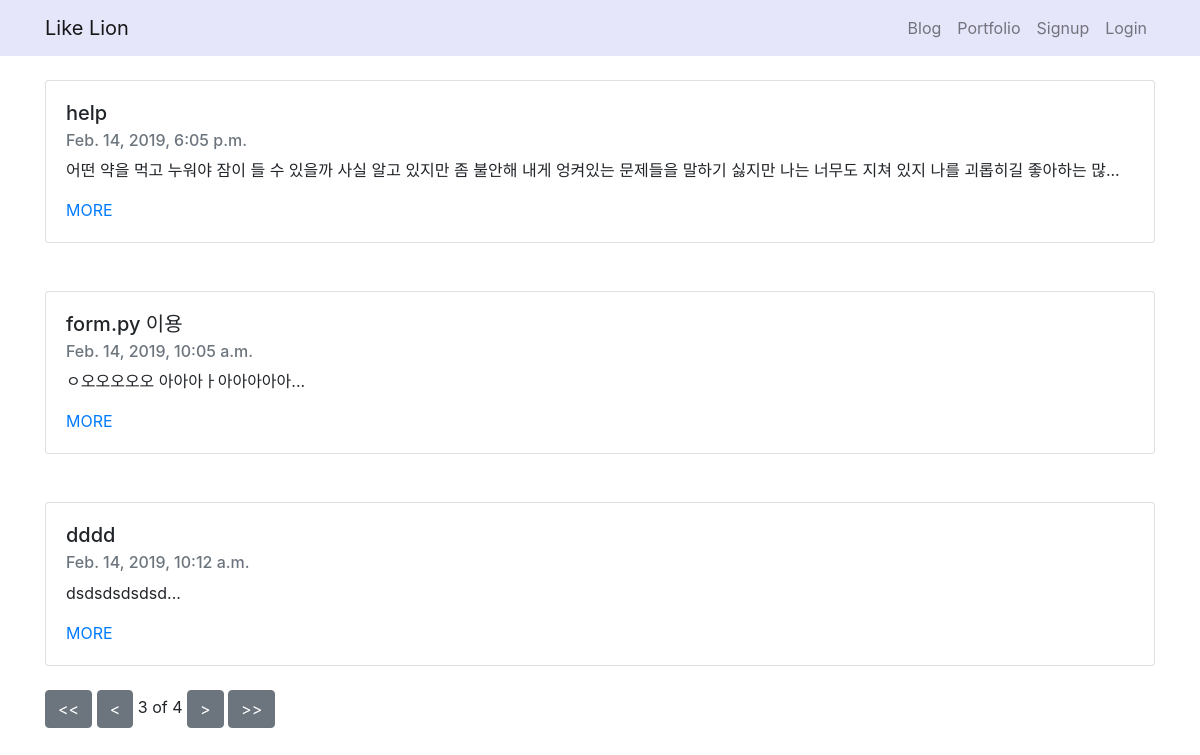
/?page=3, run on the app's committed database.
### blogapp/models.py (models this page shows, shortened)
class Blogapp(models.Model):
    title = models.CharField(max_length=200)
    pub_date = models.DateTimeField('date published')
    body = models.TextField()
    def summary(self):
        return self.body[:100]

### blogapp/views.py (the view)
# urls.py: 2. Add a URL to urlpatterns:  path('', views.home, name='home')
def home(request):
    blogs = Blogapp.objects
    blog_list = Blogapp.objects.all()
    paginator = Paginator(blog_list, 3)
    page = request.GET.get('page')
    posts = paginator.get_page(page)
    return render(request, 'home.html', {'blogs': blogs , 'posts' :posts })

### blogapp/templates/home.html
{% extends 'base.html' %}
{% block contents %}
    {% for blog in posts %}
        <div class="container">
            <br>
            <div class="card">
                <div class="card-body">
                    <h5 class="card-title">{{blog.title}}</h5>
                    <h6 class="card-subtitle mb-2 text-muted">{{blog.pub_date}}</h6>
                    <p class="card-text">{{blog.summary}}...</p>
                    <a href="{%url 'detail' blog.id %}" class="card-link">MORE</a>
                </div>
            </div>
        </div>
        <br>
    {% endfor %}
    <div class="container">
        {% if posts.has_previous %}
        <button class="btn btn-secondary"> <a href="?page=1" style="text-decoration: none; color:white"> <span> << </span></a> </button>
        <button type="button" class="btn btn-secondary" > <a href="?page={{posts.previous_page_number}}" style="text-decoration: none; color:white"> <span> < </span> </a></button>
        {% endif %}
        <span>{{posts.number}}</span>
        <span>of</span>
        <span>{{posts.paginator.num_pages}}</span>
        {% if posts.has_next %}
        <button type="button" class="btn btn-secondary"><a href="?page={{posts.next_page_number}}" style="text-decoration: none; color:white"> <span> > </span> </a></button>
        <button type="button" class="btn btn-secondary"><a href="?page={{posts.paginator.num_pages}}" style="text-decoration: none; color:white"> <span> >> </span> </a></button>
        {% endif %}
    </div>
{% endblock %}

### data on the page
Blogapp: title "help", pub_date "Feb. 14, 2019, 6:05 p.m.", summary "어떤 약을 먹고 누워야 잠이 들 수 있을까 사실 알고 있지만 좀 불안해 내게 엉켜있는 문제들을 말하기 싫지만 나는 너무도 지쳐 있지 나를 괴롭히길 좋아하는 많"
Blogapp: title "form.py 이용", pub_date "Feb. 14, 2019, 10:05 a.m.", summary "ㅇ오오오오오 아아아ㅏ아아아아아"
Blogapp: title "dddd", pub_date "Feb. 14, 2019, 10:12 a.m.", summary "dsdsdsdsdsd"

### other printed values
{{ posts.number }} "3"
{{ posts.paginator.num_pages }} "4"
